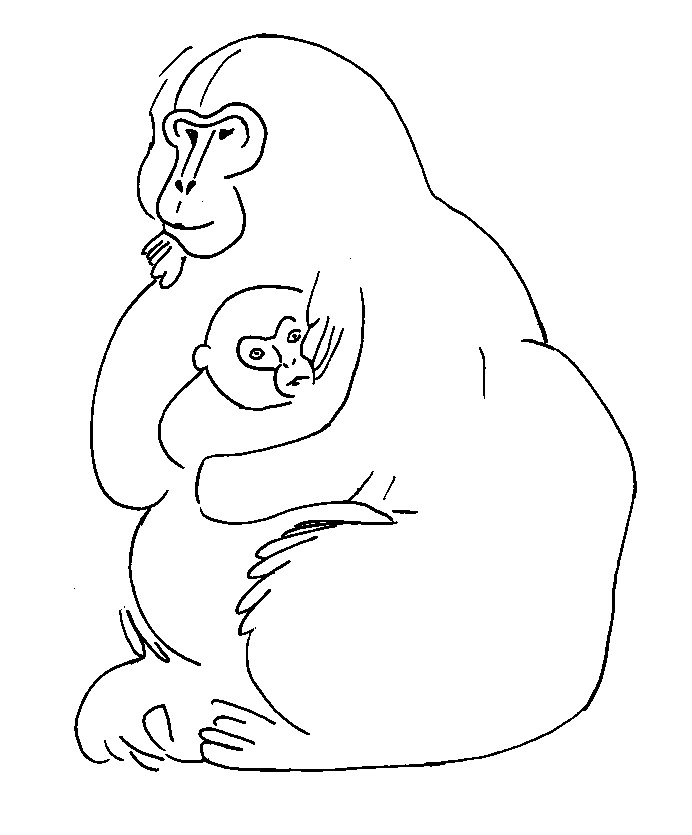
#> input picture Dataset/Targets/2.jpg, 692 x 835 px, found by its file name
$ jupyter execute --allow-errors '1 Dataset Augmentation Noise, Equalization, Slur.ipynb'   (shell and % lines are left out)
#> lines starting #> are read from the running program, lines starting #| are printed output that depends on the picture
## First Step of data augmentation: Equalizing, Adding Noise, and Sluring the sketch to increase amount of data

[cell 1]
import cv2
import numpy as np
import matplotlib.pyplot as plt
from random import seed
from random import choice
import os

Showing what each augmentation does to a sketch

[cell 2]
# load a sketch of choice
name = 'N_Inputs/2.jpg'
img = cv2.imread(name, 0)
#> img is the input picture: shape (835, 692); min 0, max 255, mean 246.5


plt.figure(figsize = (12,10))
plt.imshow(img, cmap = 'gray')

[cell 3]
#add noise
mean = 0.0
std = 20.0
noisy_img = img + np.random.normal(mean, std, img.shape)
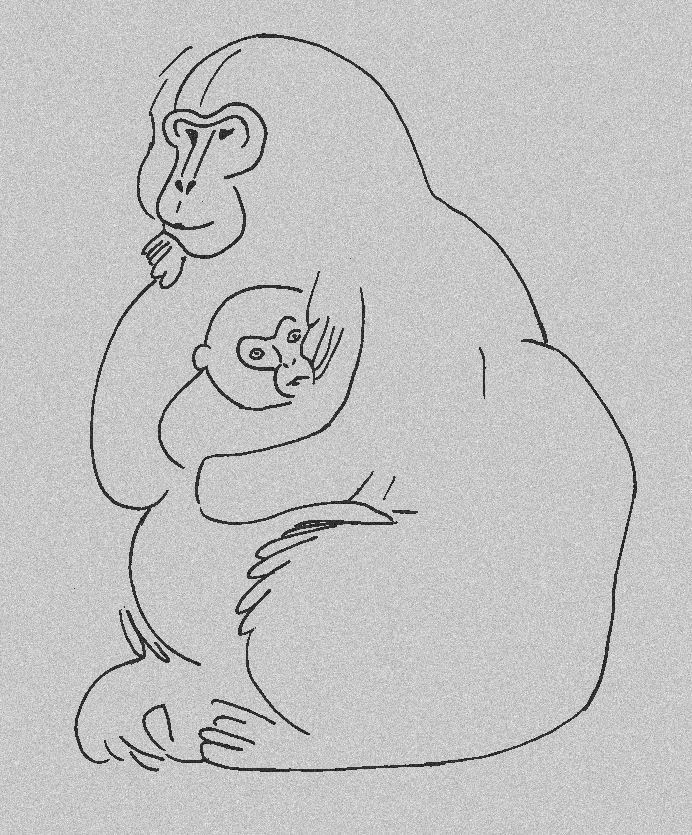
#> noisy_img: shape (835, 692) float64; min -79.6, max 346.5, mean 246.6; drawn with min black and max white
noisy_img_clipped = np.clip(noisy_img, 0, 255)  # we might get out of bounds due to noise


plt.figure(figsize = (12,10))
plt.imshow(noisy_img_clipped, cmap = 'gray')

[cell 4]
#equalize
img_eq = cv2.equalizeHist(img)
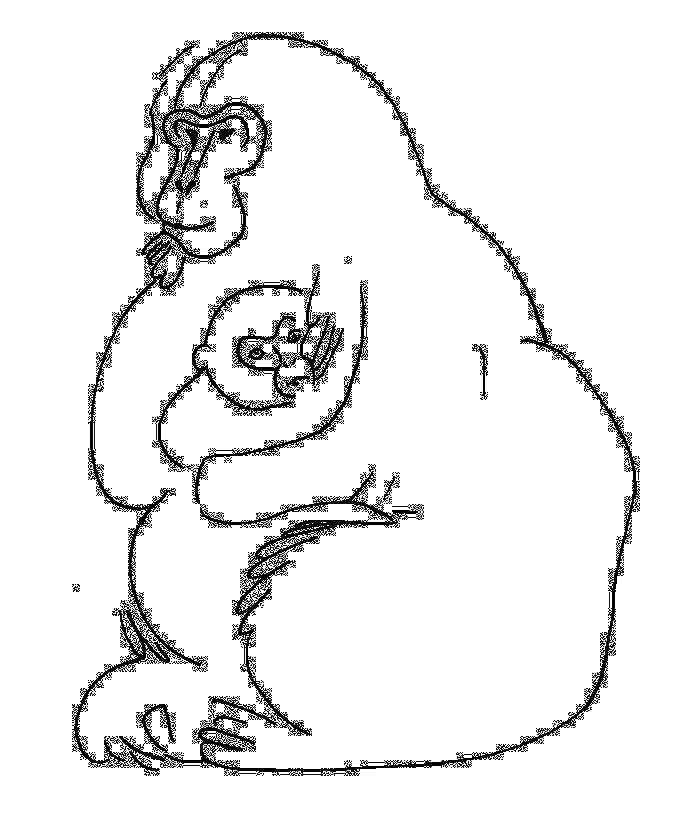
#> img_eq: shape (835, 692); min 0, max 255, mean 236.5
plt.figure(figsize = (12,10))
plt.imshow(img_eq, cmap = 'gray')

[cell 5]
#slurring the image
img_gaus = cv2.GaussianBlur(src= img, ksize = (5,5), sigmaX=10)
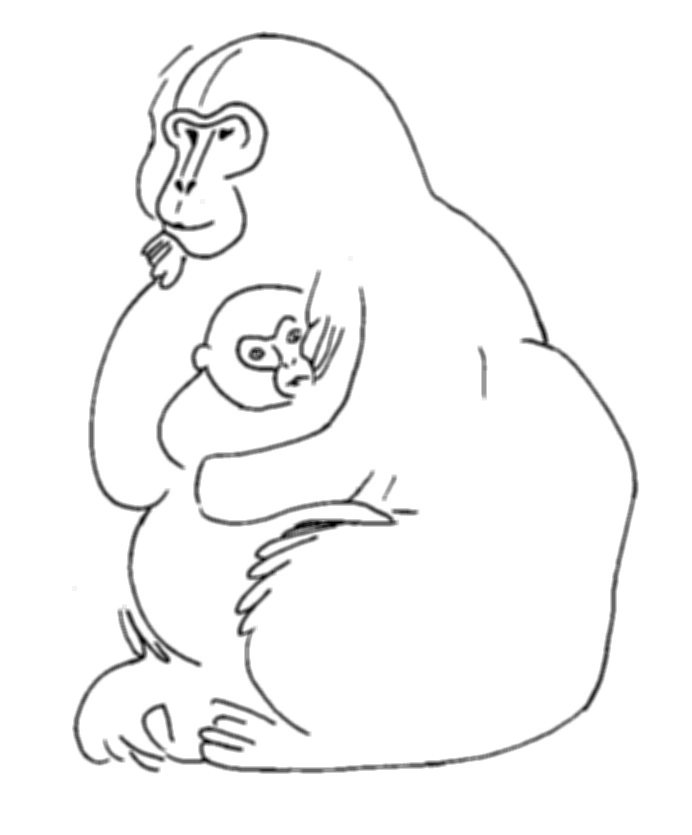
#> img_gaus: shape (835, 692); min 0, max 255, mean 246.5
img_line_gaus = cv2.GaussianBlur(src= img, ksize = (5,5), sigmaX=10)

cols,rows = img.shape
#> cols = 835; rows = 692

M = np.float32([[1,0,5],[0,1,-5]])
img_gaus = cv2.warpAffine(img_gaus,M,(rows,cols), borderMode=cv2.BORDER_CONSTANT, borderValue = 255)
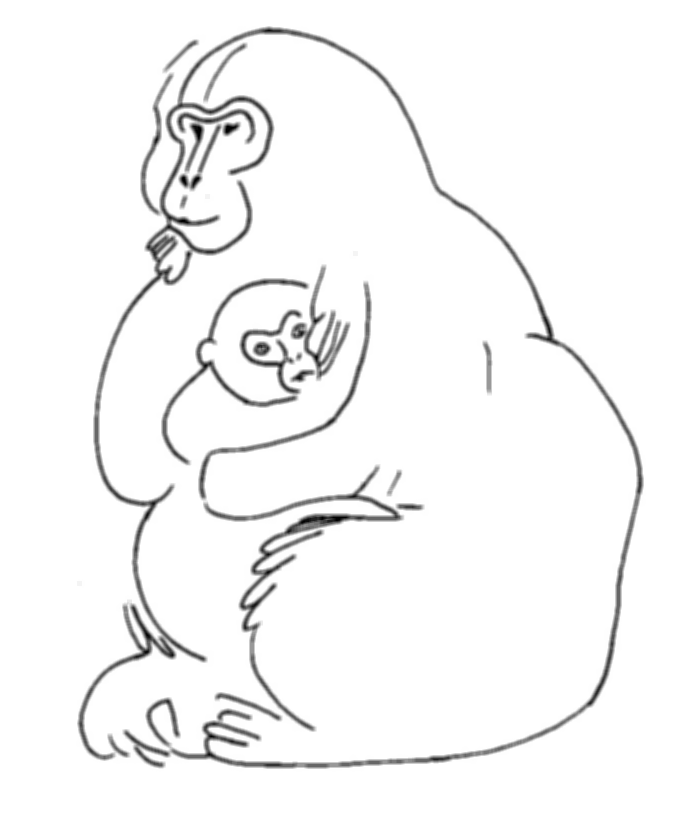
#> img_gaus: shape (835, 692); min 0, max 255, mean 246.5

img_slur = img_line_gaus + img_gaus
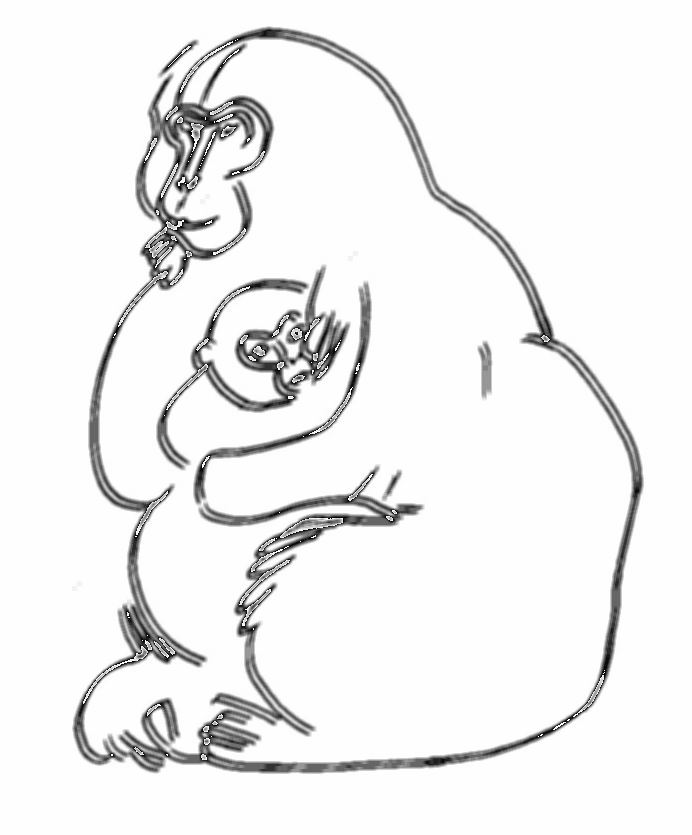
#> img_slur: shape (835, 692); min 0, max 255, mean 239.6
img_slur_clipped = np.clip(img_slur, 0, 255)

plt.figure(figsize = (12,10))
plt.imshow(img_slur , cmap = 'gray')

$ run again, with Dataset/Targets/1.jpg copied over Dataset/Targets/2.jpg
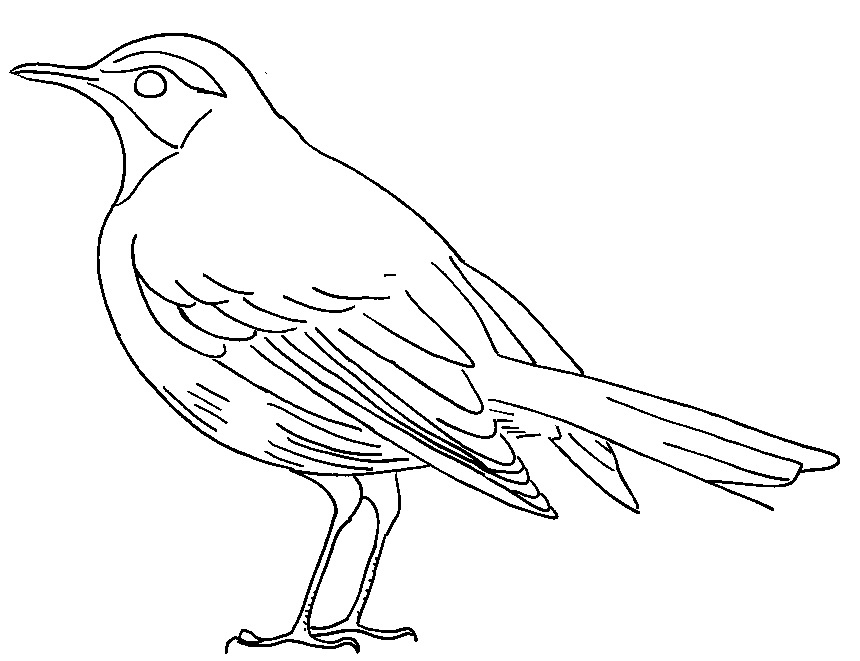
#> input picture Dataset/Targets/1.jpg, 860 x 661 px, found by its file name
#> img is the input picture: shape (661, 860); min 0, max 255, mean 243.4
#> `noisy_img = img + np.random.normal(mean, std, img.shape)`:
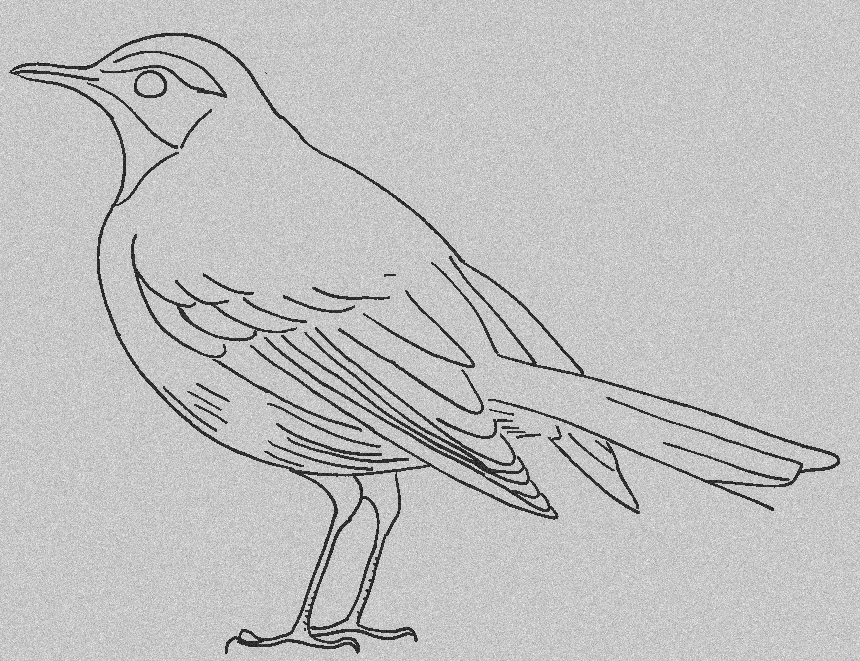
#> noisy_img: shape (661, 860) float64; min -76.37, max 346.5, mean 243.4; drawn with min black and max white
#> `img_slur = img_line_gaus + img_gaus`:
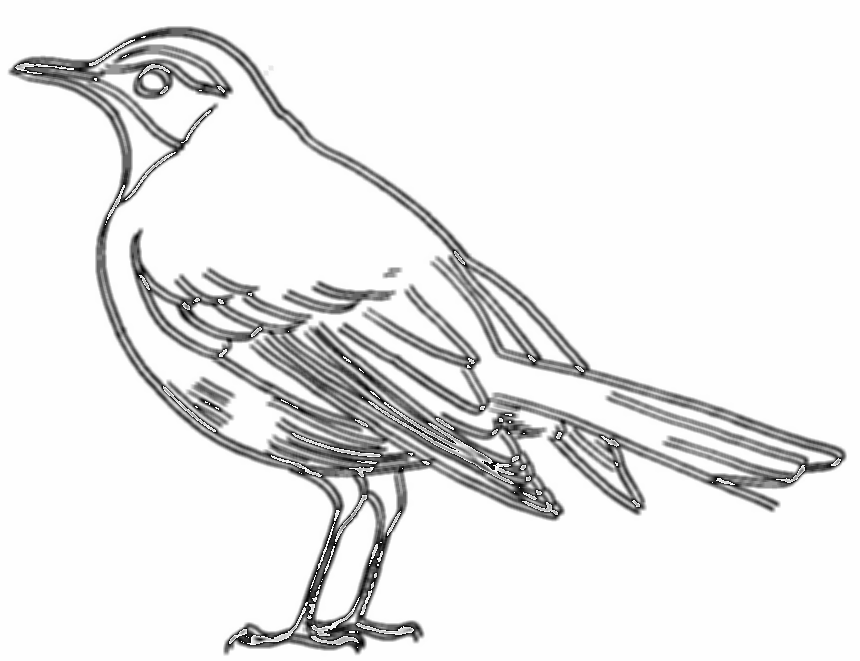
#> img_slur: shape (661, 860); min 0, max 255, mean 233.5

$ run again, with Dataset/Targets/10.jpg copied over Dataset/Targets/2.jpg
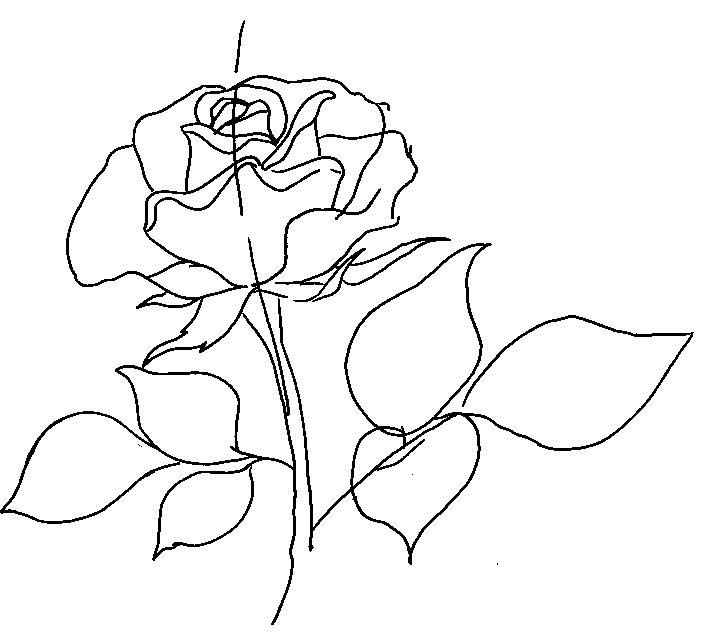
#> input picture Dataset/Targets/10.jpg, 702 x 641 px, found by its file name
#> img is the input picture: shape (641, 702); min 0, max 255, mean 242.6
#> `noisy_img = img + np.random.normal(mean, std, img.shape)`:
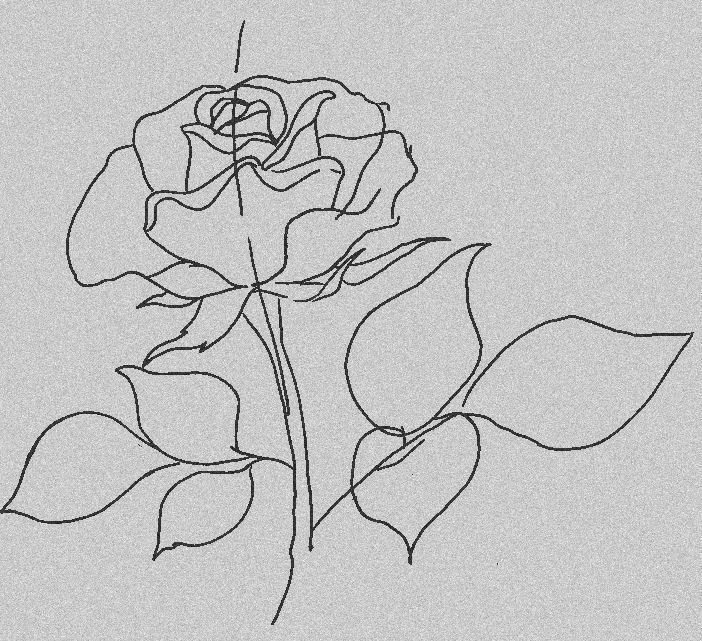
#> noisy_img: shape (641, 702) float64; min -86.89, max 342.4, mean 242.7; drawn with min black and max white
#> `img_slur = img_line_gaus + img_gaus`:
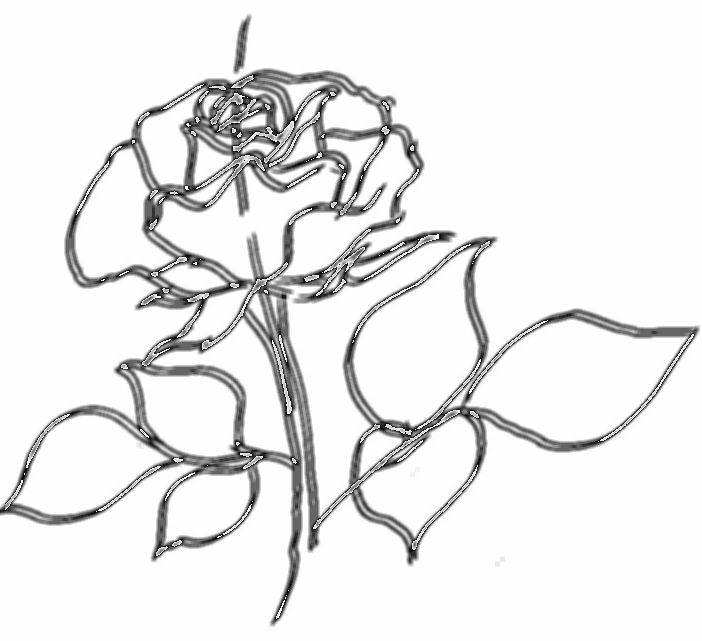
#> img_slur: shape (641, 702); min 0, max 255, mean 234.5

$ run again, with Dataset/Targets/11.jpg copied over Dataset/Targets/2.jpg
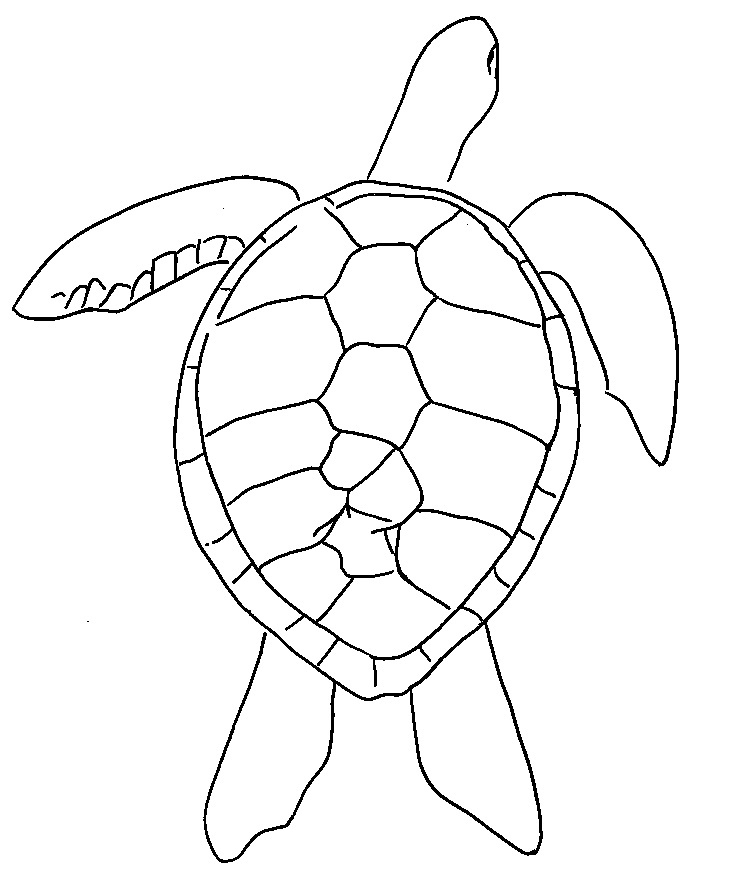
#> input picture Dataset/Targets/11.jpg, 740 x 874 px, found by its file name
#> img is the input picture: shape (874, 740); min 0, max 255, mean 244.5
#> `noisy_img = img + np.random.normal(mean, std, img.shape)`:
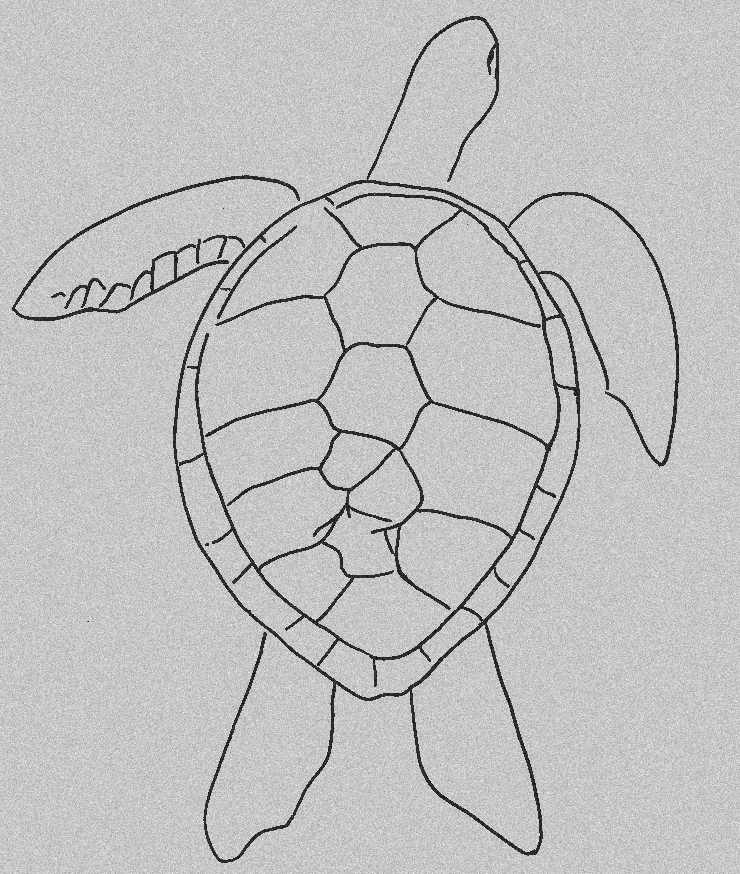
#> noisy_img: shape (874, 740) float64; min -70.48, max 346.5, mean 244.6; drawn with min black and max white
#> `img_slur = img_line_gaus + img_gaus`:
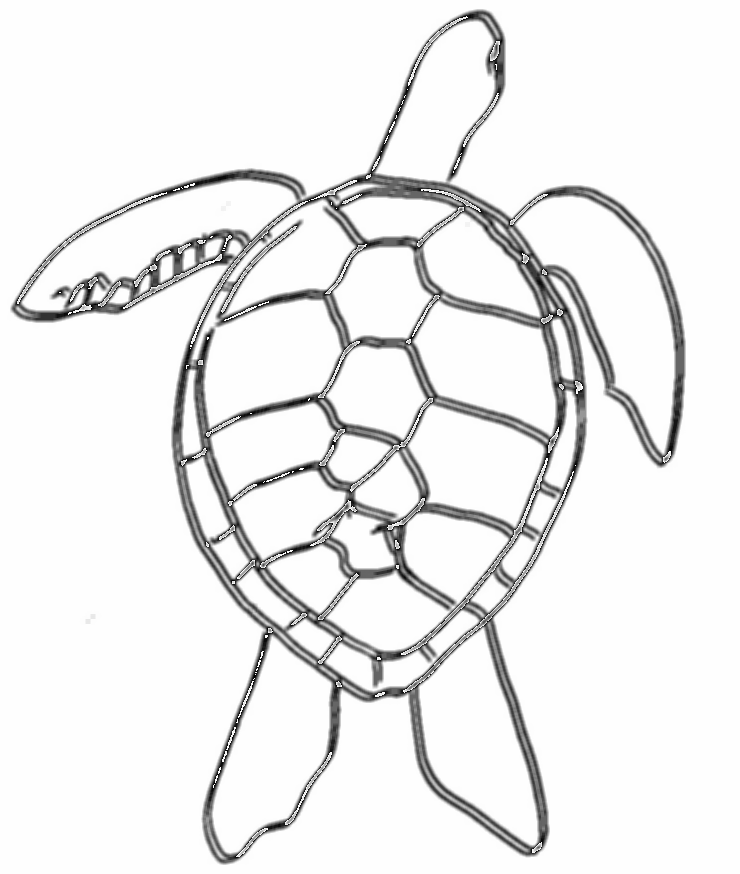
#> img_slur: shape (874, 740); min 0, max 255, mean 236.9
